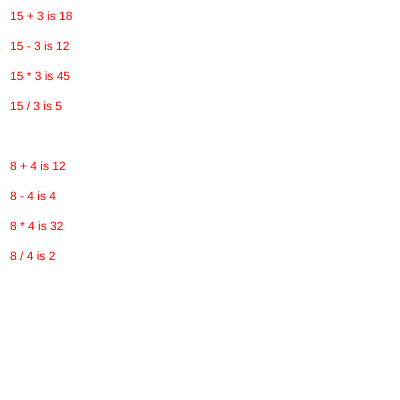
Frame 1 (no input)
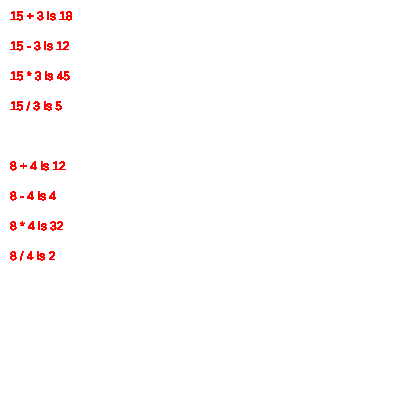
Frame 60 (no input)
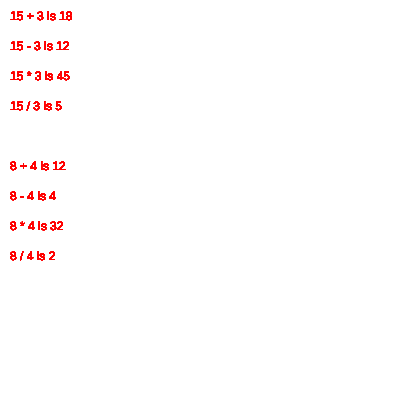
Frame 120 (the mouse pressed at the canvas centre since frame 60)

The p5.js sketch that drew these frames (run headless with seeded random() and noise() and a simulated clock; from frame 60 on, the mouse is pressed at the canvas centre):

// p5.js sketch
// ── sketch.js
function add(num1, num2) {
    return num1 + num2;
}

function subtract(num1, num2) {
    return num1-num2;
}

function multiply(num1, num2) {
    return num1*num2;
}

function divide(num1, num2) {
    return num1/num2;
}

function setup(){
	createCanvas(400, 400);
}

function draw(){
	fill(255, 0, 0);
	text("15 + 3 is " + add(15, 3), 10, 20);
	text("15 - 3 is " + subtract(15, 3), 10, 50);
	text("15 * 3 is " + multiply(15, 3), 10, 80);
	text("15 / 3 is " + divide(15, 3), 10, 110);

	text("8 + 4 is " + add(8, 4), 10, 170);
	text("8 - 4 is " + subtract(8, 4), 10, 200);
	text("8 * 4 is " + multiply(8, 4), 10, 230);
	text("8 / 4 is " + divide(8, 4), 10, 260);
}
